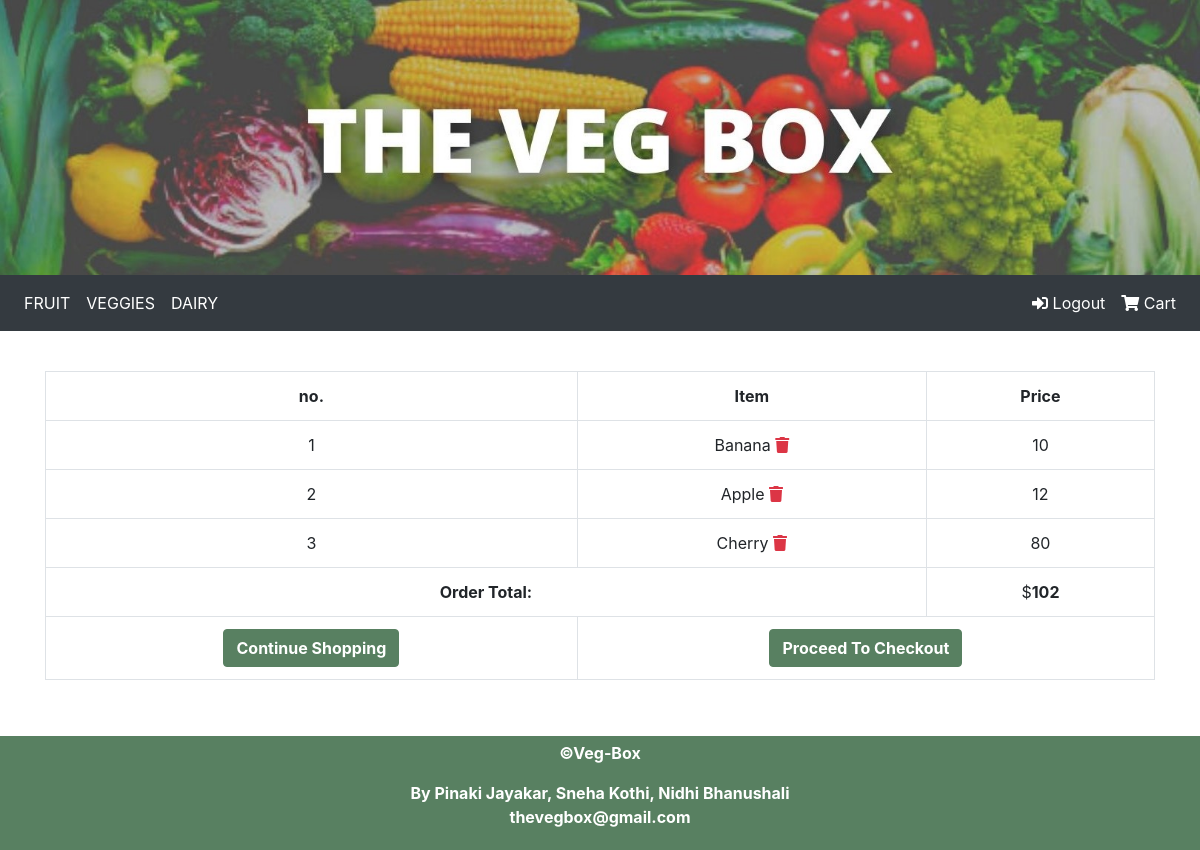
Page /items/order_summary/ (signed in) on the committed database.
### users/models.py (models this page shows, shortened)
class OrderItem(models.Model):
    product = models.OneToOneField(Product, on_delete=models.SET_NULL, null=True)
    is_ordered = models.BooleanField(default=False)
    date_added = models.DateTimeField(auto_now=True)
    date_ordered = models.DateTimeField(null=True)

class Product(models.Model):
    name = models.CharField(max_length=120)
    product_img = models.ImageField(upload_to='images/')
    price = models.IntegerField()

class Order(models.Model):
    ref_code = models.CharField(max_length=15)
    owner = models.ForeignKey(Profile, on_delete=models.SET_NULL, null=True)
    is_ordered = models.BooleanField(default=False)
    items = models.ManyToManyField(OrderItem)
    date_ordered = models.DateTimeField(auto_now=True)
    def get_cart_items(self):
        return self.items.all()
    def get_cart_total(self):
        return sum([item.product.price for item in self.items.all()])

### users/views.py (the view)
# urls.py: path('order_summary/',user_views.order_details,name='order_summary'),
@login_required()
def order_details(request, **kwargs):
    existing_order = get_user_pending_order(request)
    context = {
        'order': existing_order
    }
    return render(request, 'vegbox_app/cart.html', context)

### users/views.py (called while the page is built)
def get_user_pending_order(request):
    user_profile = get_object_or_404(Profile, user=request.user)
    order = Order.objects.filter(owner=user_profile, is_ordered=False)
    if order.exists():
        return order[0]
    return 0

### vegbox_app/templates/vegbox_app/cart.html (shortened to what this page needs)
{% extends 'vegbox_app/header.html' %}
{% block content %}
{% load static %}
<div style="padding: 20px;"></div>
<section>
    <div style="padding-left: 5%; padding-right: 5%;" class="row">
     <table class="table table-hover table-bordered text-center">
       <tr class="text-center">
         <th>no.</th>
         <th>Item</th>
         <th>Price</th>
       </tr>
       {% for item in order.get_cart_items %}
         <tr>
           <td>{{ forloop.counter }}</td>
           <td>
             {{ item.product.name }}
             <span class="pull-right">
               <a href="{% url 'delete_item' item.id %}" data-balloon="remove this item from cart" class="text-danger" onclick="return confirm_delete();">
                 <i class="fas fa-trash"></i>
               </a>
             </span>
           </td>
           <td>{{ item.product.price }}</td>
         </tr>
       {% empty %}
         <tr>
           <td colspan= 3> You have not added any items yet.</td>
         </tr>
       {% endfor %}
       <tr>
         {% if order.get_cart_total != None %}
         <td colspan=2>
           <strong class="pull-right">Order Total:</strong>
         </td>
         <td colspan= 1>
           $<strong>{{ order.get_cart_total }}</strong>
         </td>
         {% endif %}
       </tr>
       <tr>
         <td colspan=1 >
           <a style="border-color: #588061; color: white;font-weight: bold; background-color: #588061;" href="{% url 'vegbox-home' %}" class="btn btn-warning pull-left">
             {% if order %}Continue Shopping{% else %}Add Items to Cart {% endif %}
           </a>
         </td>
         <td colspan=2>
           {% if order.get_cart_items %}
             <a style="border-color: #588061; color: white;font-weight: bold; background-color: #588061;" href="{% url 'checkout' %}" class="pull-right btn btn-primary">Proceed To Checkout</a>
           {% endif %}
         </td>
       </tr>
     </table>
    </div>
  </section>
<div style="padding: 20px;"></div>
{% endblock %}

### vegbox_app/static/vegbox_app/home.css (style rules this page uses)
* { box-sizing: border-box; }
body { margin: 0; font-family: Arial, Helvetica, sans-serif; color: #800000; }
body { font-family: Arial; color: black; }
.row::after { content: ""; clear: both; display: table; }

### vegbox_app/static/vegbox_app/invoice.css (style rules this page uses)
body { margin-top:20px; color: #484b51; }

### rows in the picture
OrderItem: product.name "Banana", product.price "10"
OrderItem: product.name "Apple", product.price "12"
OrderItem: product.name "Cherry", product.price "80"
Order: get_cart_total "102"
